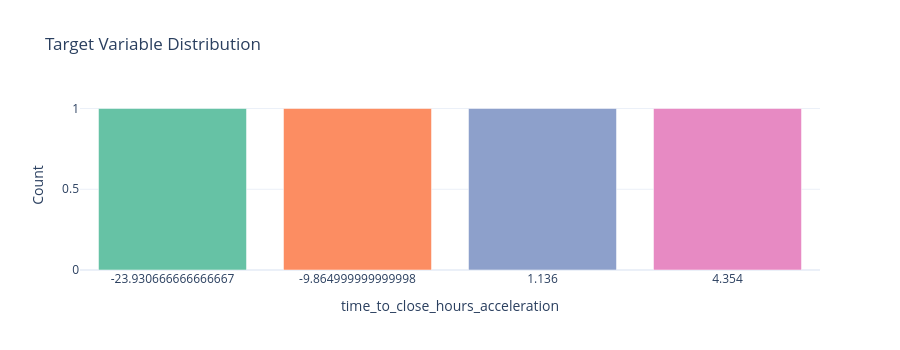

The notebook cell saved with this chart:
### Markdown cell above
[//]: # (cr:doc name='2_4_target_variable_analysis' id=e65141f5)
## 2.4 Target Variable Analysis

Understanding target distribution is critical for:
- **Class imbalance** affects model training and evaluation metrics
- **Business context** helps interpret what we're trying to predict
- **Sampling strategies** depend on imbalance severity

### Code cell
# @cr:code name='display_validation_details' id=7c146ef5
from customer_retention.core.compat import native_pd as _pd
from customer_retention.core.compat import to_pandas

print("=" * 60)
print(f"TARGET VARIABLE DISTRIBUTION: {findings.target_column}")
print("=" * 60)

if findings.target_column and findings.target_column in df.columns:
    target_series = df[findings.target_column]
    target_counts = target_series.value_counts().sort_index()
    if hasattr(target_counts, 'to_pandas'):
        target_counts = target_counts.to_pandas()

    # Create distribution table
    dist_data = []
    for val, count in target_counts.items():
        pct = count / len(df) * 100
        dist_data.append({
            findings.target_column: val,
            "count": count,
            "percentage": f"{pct:.3f}"
        })

    dist_df = native_pd.DataFrame(dist_data)
    display_table(dist_df)

    # Calculate imbalance metrics
    if len(target_counts) == 2:
        majority = target_counts.max()
        minority = target_counts.min()
        minority_class = target_counts.idxmin()
        imbalance_ratio = majority / minority
        retention_rate = target_counts.get(1, 0) / len(df) * 100

        print(f"\nImbalance ratio: {imbalance_ratio:.2f}:1 (minority class: {minority_class})")
        print(f"Retention rate: {retention_rate:.1f}%")

        # Business context
        if retention_rate > 70:
            print(f"\n📊 Business Context: {retention_rate:.0f}% retention is healthy!")
            print("   Churned customers are the minority class we want to predict.")
        elif retention_rate > 50:
            print(f"\n📊 Business Context: {retention_rate:.0f}% retention is moderate.")
            print("   Balanced focus on both retention and churn prediction.")
        else:
            print(f"\n⚠️ Business Context: {retention_rate:.0f}% retention is concerning!")
            print("   High churn rate requires urgent attention.")

        # Modeling recommendations based on imbalance
        print("\n⚠️  Class imbalance considerations for modeling:")
        print("   - Use stratified sampling for train/test splits")
        print("   - Consider class weights in model training")
        print("   - Evaluate with Precision-Recall AUC (not just ROC-AUC)")
        print("   - Focus on recall for churned class (catch at-risk customers)")

        # Add imbalance strategy recommendation
        if imbalance_ratio < 3:
            strategy = "stratified_sampling"
            rationale = f"Mild imbalance ({imbalance_ratio:.2f}:1) - stratified sampling sufficient"
            print("   - SMOTE not needed (imbalance is mild)")
        elif imbalance_ratio < 5:
            strategy = "class_weights"
            rationale = f"Moderate imbalance ({imbalance_ratio:.2f}:1) - use class weights"
            print("   - SMOTE may not be necessary (imbalance is moderate)")
        else:
            strategy = "smote"
            rationale = f"Severe imbalance ({imbalance_ratio:.2f}:1) - consider SMOTE"
            print("   - Consider SMOTE or undersampling (imbalance is severe)")

        registry.add_bronze_imbalance_strategy(
            target_column=findings.target_column,
            imbalance_ratio=imbalance_ratio,
            minority_class=minority_class,
            strategy=strategy,
            rationale=rationale,
            source_notebook="02_source_integrity"
        )

        # Visualization
        fig = make_subplots(rows=1, cols=2, specs=[[{"type": "pie"}, {"type": "bar"}]],
                           subplot_titles=["Class Distribution", "Count Comparison"])

        labels = [f"{'Retained' if v == 1 else 'Churned'} ({v})" for v in target_counts.index]
        fig.add_trace(go.Pie(labels=labels, values=target_counts.to_numpy(), hole=0.4,
                            marker_colors=["#2ecc71", "#e74c3c"]), row=1, col=1)
        fig.add_trace(go.Bar(x=labels, y=target_counts.to_numpy(),
                            marker_color=["#e74c3c", "#2ecc71"]), row=1, col=2)

        fig.update_layout(height=350, title_text="Target Variable Distribution",
                         showlegend=False, template="plotly_white")
        display_figure(fig)
    else:
        print(f"\nMulticlass target with {len(target_counts)} classes")

        fig = go.Figure(go.Bar(x=[str(v) for v in target_counts.index], y=target_counts.to_numpy(),
                               marker_color=px.colors.qualitative.Set2[:len(target_counts)]))
        fig.update_layout(height=350, title_text="Target Variable Distribution",
                         xaxis_title=findings.target_column, yaxis_title="Count",
                         template="plotly_white")
        display_figure(fig)
else:
    print("\n⚠️ No target column detected or specified.")
    print("   Set target_hint parameter in DataExplorer.explore() or")
    print("   manually specify in findings.target_column")

### Figure 1 — Plotly figure (JSON) as saved in the notebook; plotly's stock layout.template omitted (floating-point values rounded to 4 significant figures)
{"data": [{"marker": {"color": ["rgb(102,194,165)", "rgb(252,141,98)", "rgb(141,160,203)", "rgb(231,138,195)"]}, "type": "bar", "x": ["-23.930666666666667", "-9.864999999999998", "1.136", "4.354"], "y": [1, 1, 1, 1]}], "layout": {"height": 350, "title": {"text": "Target Variable Distribution"}, "xaxis": {"title": {"text": "time_to_close_hours_acceleration"}}, "yaxis": {"title": {"text": "Count"}}}}
